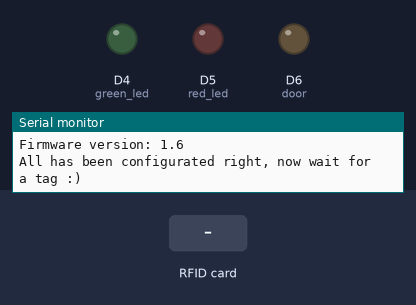
Bench run of a sketch on a simulated Arduino Zero (SAMD21). On the bench: output pins drawn as LEDs (lit = HIGH), the last lines printed to the serial monitor. Dashed ring = blinking. The test bench sets the inputs (shaded band).

Above: at 1.2 s.
1.3 s: RFID card 5E 7A 19 C4 held to the reader
At 1.45 s:
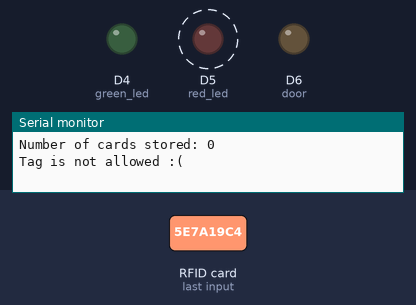
Timing chart, 0 to 4.3 s (numbered marks = the images above; inputs shaded):
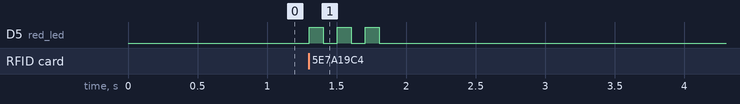

Measured:
- after the input at 1.3 s, D5 (red_led): alternates HIGH for 0.10 s and LOW for 0.10 s, 6 changes in all, then stays LOW, starting at once

The sketch:

door_new.ino
```cpp
/*-------------------------------
INFO:
Coded by jjavieralv 06/03/2020
Version 1.0
Details: This program uses an arduino and a PN532 to read UID of NFC card
     and if that UID is in the granted list, allows you to access. All
     is indicated with a led.
To do this program, I have used iso_14443a uid example of the PN532 v1.0.4 library
---------------------------------
TESTS:
  -Arduino Uno and PN532 over I2C
    Using pins:
      SDA   A4
      SCL   A5
      IRQ   2
      RESET 3
      VCC   5V
      GND   GND
*/

//Libraries
#include <Wire.h>
#include <SPI.h>
#include <Adafruit_PN532.h> //tested with version 1.0.4 of librarie PN532

//pins used to I2C
//SDA A4
//SCL A5

//This is used with I2C to allow breakout, the IRQ and RESET (reset is not usually used)
#define PN532_IRQ   (2)
#define PN532_RESET (3)

//Define other pins used.
//  Door activates the relay
//  green_led indicates you have access
//  red_led indicates that you have not access or you have to wait anti-bruteforce delay
#define green_led   (4)
#define red_led     (5)
#define door        (6)

//Define anti-bruteforce values
//  bruteforce_delay sets in seconds the delay to activate anti-bruteforce system
//  errors is used to count consecutive errors to activate anti-bruteforce system
//  max_errors sets the maxium retries before activate anti-bruteforce system
byte bruteforce_delay=10;
byte errors=0;
byte max_errors=4;

//Initialices PN532 using I2C
Adafruit_PN532 nfc(PN532_IRQ, PN532_RESET);

//If you are not able to see Serial console with Zero, remove this if (and also change
//Adafruit_PN532.cpp library file)
#if defined(ARDUINO_ARCH_SAMD)
   #define Serial SerialUSB
#endif


//--------------------------------------------------------------------------
//Setup function to starts nfc system and set some pins and variables
void setup(void) {
  //for Leonardo/Micro/Zero
  #ifndef ESP8266
    while (!Serial);
  #endif

  //sets baudrate to be used in serial monitor
  Serial.begin(115200);
  //Indicator to the setup is starting
  Serial.println("Setup is starting");
  //first config pins

  //conects to nfc
  nfc.begin();
  //get, save and print PN53* type and verson
  uint32_t versiondata = nfc.getFirmwareVersion();
  //check if was able to connect with PN532, if not able, software halts
    if (! versiondata) {
      Serial.print("Didn't find PN53x board");
      while (1); // halt if not able to connect with board
    }else{
      //here enters if are able to connect with board, now prints and configure nfc
      Serial.print("Found chip PN5"); Serial.println((versiondata>>24) & 0xFF, HEX);
      Serial.print("Firmware version: "); Serial.print((versiondata>>16) & 0xFF, DEC);
      Serial.print('.'); Serial.println((versiondata>>8) & 0xFF, DEC);
      //set max number of retry attemps no read from tag
      nfc.setPassiveActivationRetries(0xFF);
      //sets board to be able to read RFID tags
      nfc.SAMConfig();
      //all has been configurated right, now wait for a tag :)
      Serial.println("All has been configurated right, now wait for a tag :)");
    }

  //set up extra pins
  pinMode(door, OUTPUT);
  pinMode(green_led, OUTPUT);
  pinMode(red_led, OUTPUT);

}

//--------------------------------------------------------------------------
//This is the blink system used to indicates you have access (ok=true) or not
//granted (ok=false)
void blink(boolean ok){
  //set up the number of blinks
  byte num_of_blinks=3;
  //set up time between blinks in milliseconds
  byte time_blinks=100;

  if(ok){
    while(num_of_blinks!=0){
      digitalWrite(green_led, HIGH);
      delay(time_blinks);
      digitalWrite(green_led, LOW);
        delay(time_blinks);
        num_of_blinks--;
    }
  }else{
    while(num_of_blinks!=0){
      digitalWrite(red_led, HIGH);
      delay(time_blinks);
      digitalWrite(red_led, LOW);
        delay(time_blinks);
        num_of_blinks--;
      }
  }
}

//--------------------------------------------------------------------------
//Opens the door and turn on green led while the door is possible to open
void door_opened(){
  //set the number of milliseconds that the open door will be
  uint8_t door_time=2000;
  digitalWrite(green_led, HIGH);
  digitalWrite(door, HIGH);
  delay(door_time);
  digitalWrite(green_led, LOW);
  digitalWrite(door, LOW);
}

//--------------------------------------------------------------------------
//This option takes an UID and find it in a database(checking 4 first values).
//If UID is in granted database, returns true, else, returns false
boolean access(uint8_t uid[]){
  byte position_in_tag=0;
  //this is the database (should be upgrade using a hash function)
  //If you want to add a tag, check the monitor serie while you are using
  //the tag. Take and add 4 first UID values in decimal(uint8_t)
  uint8_t granted[][4] = {
  //{1,1,1,1}           //example

  };

  //calculate the number of cards. tag_number=num_of_values_in_array/length_of_each_card(4)
  int8_t tag_number=sizeof(granted)/4;
  Serial.print("Number of cards stored: ");Serial.println(tag_number);
  tag_number--;

  //this "while" takes each card(starting with the last until the first), the "while" inside checks each value, and if all
  //of 4 values are same, return a true, else, returns false
  while(tag_number>=0){
    Serial.print("Checking card number");Serial.println(tag_number);
    //reset possition to be able to check all UID values starting in 0 to 3 position(4 values)
    position_in_tag=0;

    //this is the part that compares uid and stores values one at time unil one value failes
    //or already checks right 4 values
    while(position_in_tag<4 && granted[tag_number][position_in_tag]==uid[position_in_tag]){
      Serial.print("Value in uid: ");Serial.println(uid[position_in_tag]);
      Serial.print("Value stored: ");Serial.println(granted[tag_number][position_in_tag]);
      position_in_tag++;
      //if position_in_tag is 4, that means that the uid is allowed, exit while
      if(position_in_tag==4){
        tag_number=-1;
      }
    }
    tag_number--;
    Serial.println("");
  }

  if(position_in_tag==4){
    return true;
  }else{
    return false;
  }
}

//--------------------------------------------------------------------------
//Now comes the infinite loop
void loop(void) {
  boolean success;
  uint8_t uid[] = { 0, 0, 0, 0, 0, 0, 0 };
  uint8_t uidLength;
  //detects if there is a card near and readable with the NFC reader
  success = nfc.readPassiveTargetID(PN532_MIFARE_ISO14443A, &uid[0], &uidLength);

  if (success) {
    Serial.println("Card detected! ");
    //Prints uid length
    Serial.print("UID Length: ");Serial.print(uidLength, DEC);Serial.println(" bytes");
    //prints UID card value
    Serial.print("UID Value: ");
    for (short i=0; i < uidLength; i++){Serial.print(" ");Serial.print(uid[i]);}

    //checking if the door should be opened
    Serial.println("Checking if the UID is in the granted database ");
    //Using function "access" you check if the UID is granted, in that case, "access"
    //returns true
    if(access(uid)){
      Serial.println("Tag granted, opening door :)");
      Serial.println("\n\n");
      door_opened();
    }else{
      Serial.print("Tag is not allowed :(");
      Serial.println("\n\n");
      blink(false);
      //each time that a bad tag is readed, errors increments.
      errors++;
    }

    //Anti-bruteforcing function, if 4 bad tags are consecutivelly readed, it wait extra seconds
      if(errors>max_errors){
        delay(bruteforce_delay*1000);
        //after this, reset errors counter
        errors=0;
      }else{
        //time between be able to read another tag
        delay(1000);
      }
  }else{
    Serial.println("Timed out waiting for a card :(");
  }
}
```
